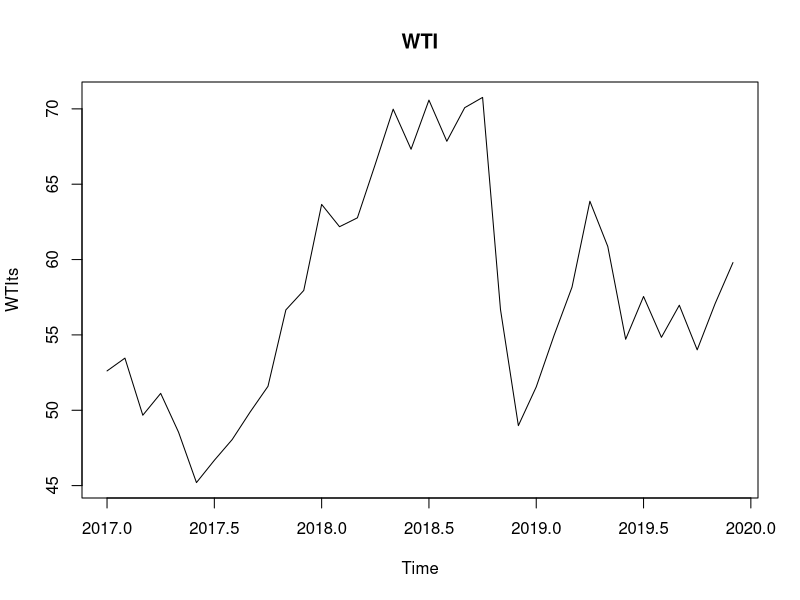
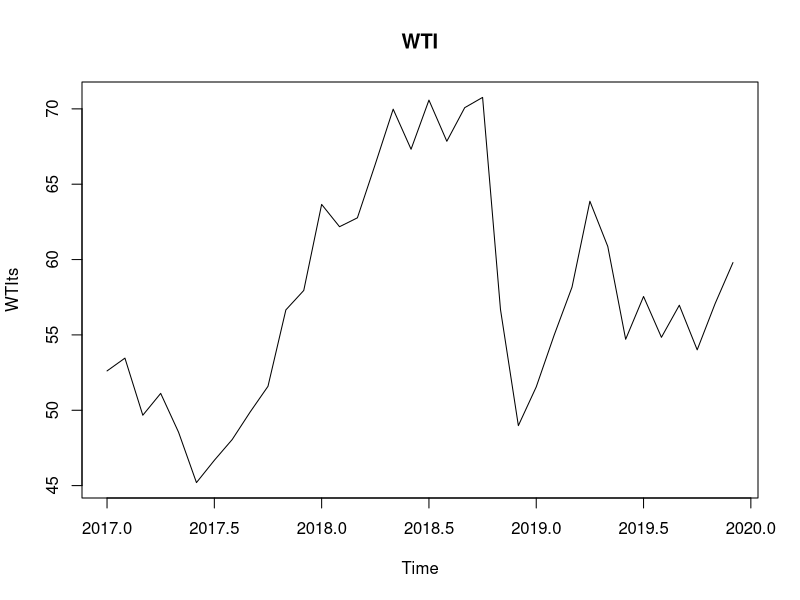
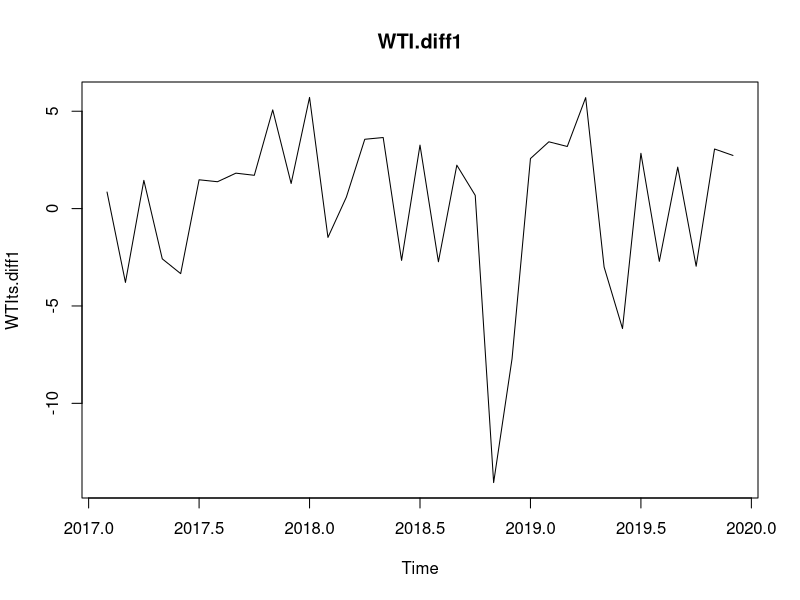
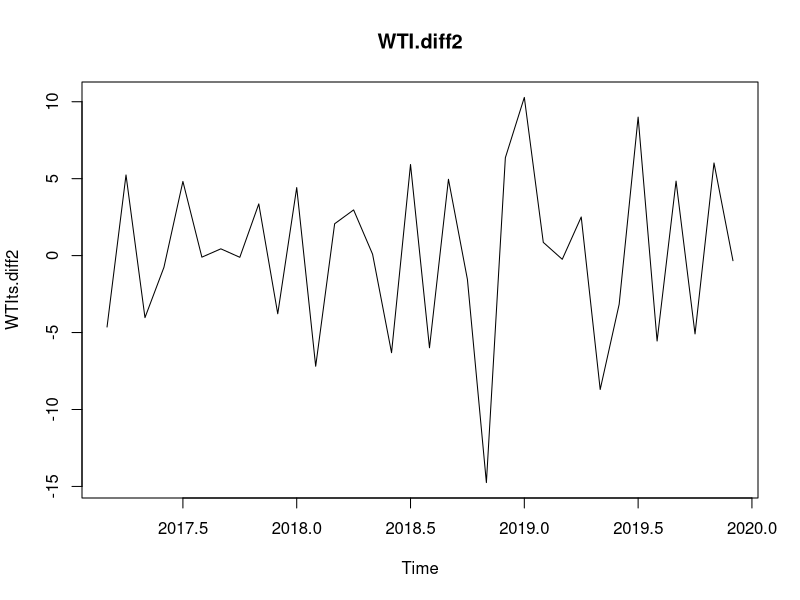
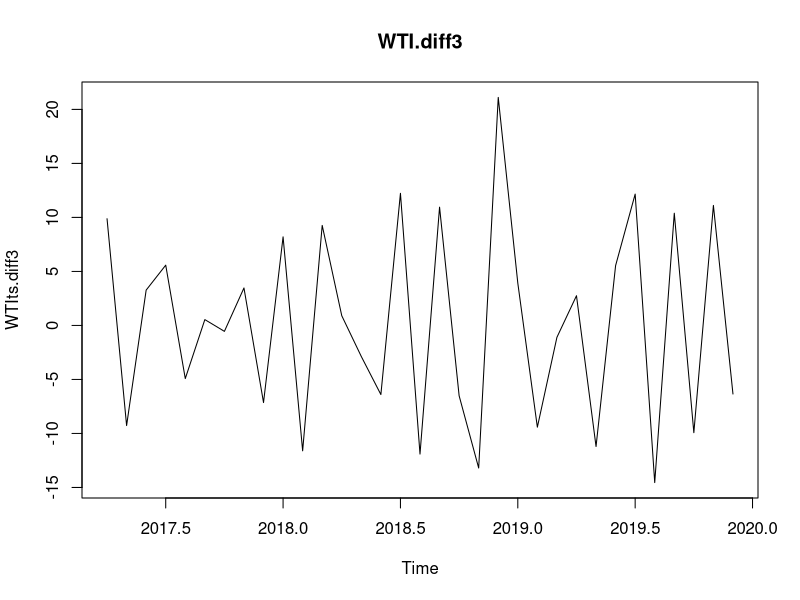
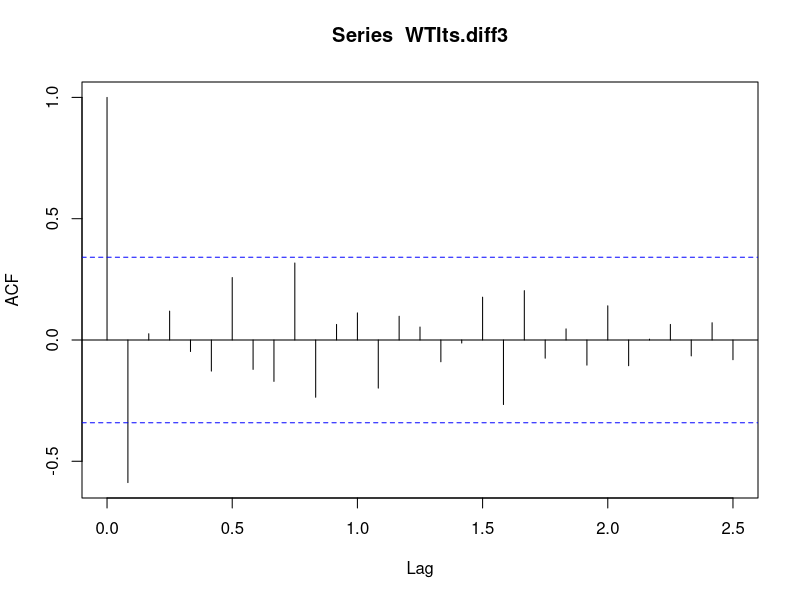
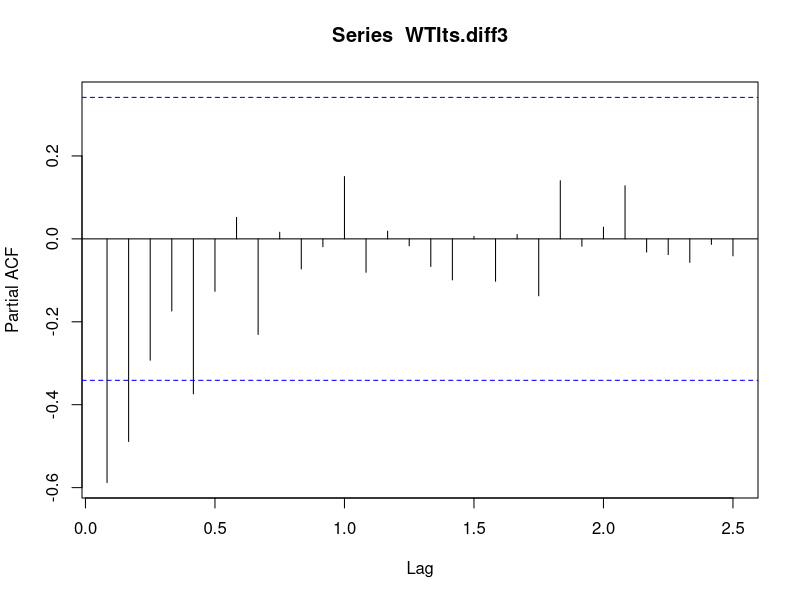
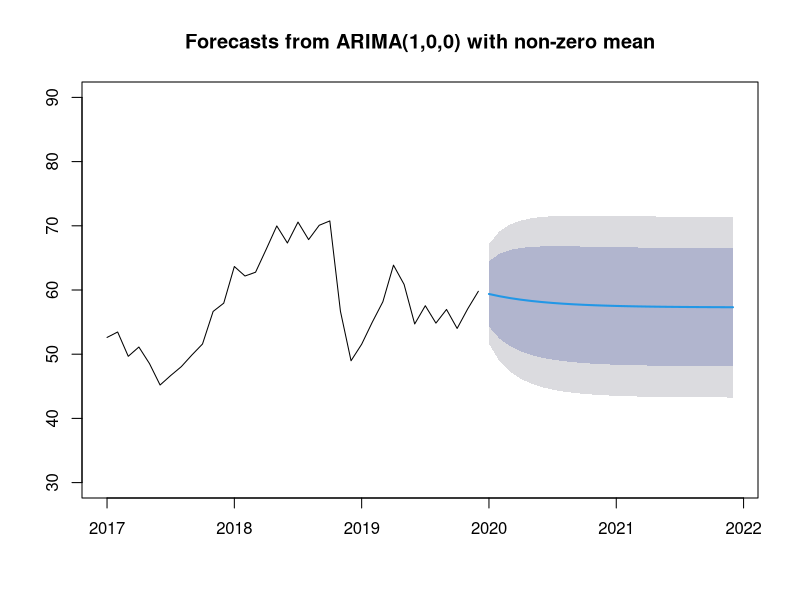

Reproduce these figures in R, in order.
library(tseries)
library(lmtest)
library(urca)
library(forecast)

# Test for getting optimal model
data = read.csv("RawDataWithoutDate.csv")
summary(lm(WTI~worldwide_car_sale+US_trade_balance+US_unemployment_people+tesla_stock_price+US_natural_gas_price+domestic_renewable_energy+domestic_nuclerar_energy+US_interest_rate+gold_price ,data=data))

# Tentative best model which has the largest adjusted R squared value
model = lm(WTI~gold_price+domestic_nuclerar_energy+US_unemployment_people+tesla_stock_price+US_natural_gas_price,data=data)
summary(model)

###
# Diagnosis
###
# Correlation
cor(data)

# Heteroscedasticity test
bptest(model)
gqtest(model)

# DW p value 0~4. 2정도면 no-autocorrealtion
# Autocorrelation test
dwtest(model)
bgtest(model)

# Normality test
jarque.bera.test(resid(model))


###
# Time Series + ARIMA
###

# Set time series variable
WTIts = ts(data=data$WTI, start=c(2017,01), end=c(2019,12), frequency = 12)
WTIts
plot(WTIts, main="WTI")

# Unit Test for WTIts. Test whether WTI is stationary or not
WTIts.unit = ur.df(WTIts, lags=1, type='drift')
summary(WTIts.unit)  # non-stationary

# Difference to make it stationary
# 차분을 통해 데이터 정상화(stationary)
WTIts.diff1 = diff(WTIts, differences = 1)
WTIts.diff2 = diff(WTIts, differences = 2)
WTIts.diff3 = diff(WTIts, differences = 3)

# We can see the stationary pattern
# 차분을 통해 정상화(stationary) 패턴을 확인
plot(WTIts, main="WTI")
plot(WTIts.diff1, main="WTI.diff1")
plot(WTIts.diff2, main="WTI.diff2")
plot(WTIts.diff3, main="WTI.diff3")

# Test whether it is stationary or not by ADF
# ADF를 통해 정상화(stationary) 확인
summary(ur.df(WTIts.diff2, lags=1, type='drift')) # stationary
summary(ur.df(WTIts.diff3, lags=1, type='drift')) # more stationary

# ACF and PACF for getting q and p
# 차분한 데이터로 ARIMA 모형 확인
acf(WTIts.diff3, lag.max = 30)  # lag 2부터 점선 안에 존재. lag 절단값 = 2 --> MA(1)
pacf(WTIts.diff3, lag.max = 30) # lag 6부터 점선 안에 존재. lag 절단값 = 6 --> AR(5)


# My ARIMA model, ARIMA(5,3,1)
# where d=3, p=5, q=1
WTIts.arima = arima(WTIts, order = c(5,3,1))


# Automatically detect optimal ARIMA parameters
# 자동으로 ARIMA 모형 확인  
WTIts.autoArima = auto.arima(WTIts) # (1,0,0)


# ARIMA 비교
WTIts.arima = arima(WTIts, order = c(5,3,1))
WTIts.arima
WTIts.autoArima

# AIC (the lower, the better)
# autoArima: 206.59, arima: 209.06

# Predict & Plot
WTIts.autoArima.forecast = forecast(WTIts.autoArima)
WTIts.arima.forecast = forecast(WTIts.arima)
plot(WTIts.autoArima.forecast, ylim=range(30, 90))
plot(WTIts.arima.forecast, ylim=range(30, 90))
